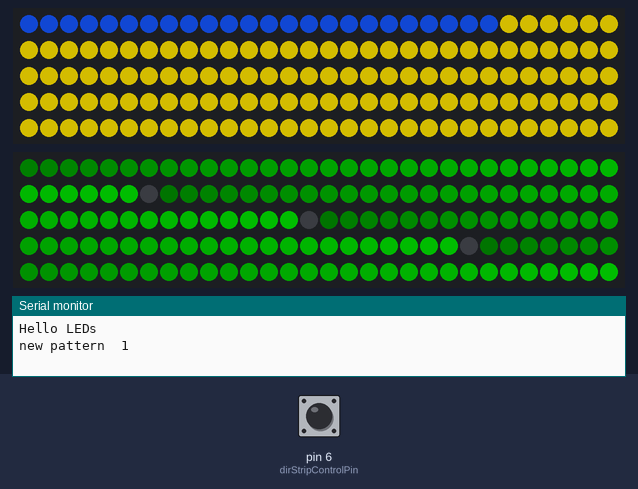
Recording of a sketch running on a simulated Arduino Uno, built with avr-gcc and run on an emulated ATmega328P. Parts: 2 × 150 RGB LEDs in strip order, left to right, continuing on the next row, the last lines printed to the serial monitor. The test bench sets the inputs (shaded band); at power-on: pin 6 (dirStripControlPin) HIGH. Dim RGB values are drawn brighter than linear.

Above: at 1.2 s.
1.3 s: pin 6 (dirStripControlPin) pulled LOW for 1 s
At 1.77 s:
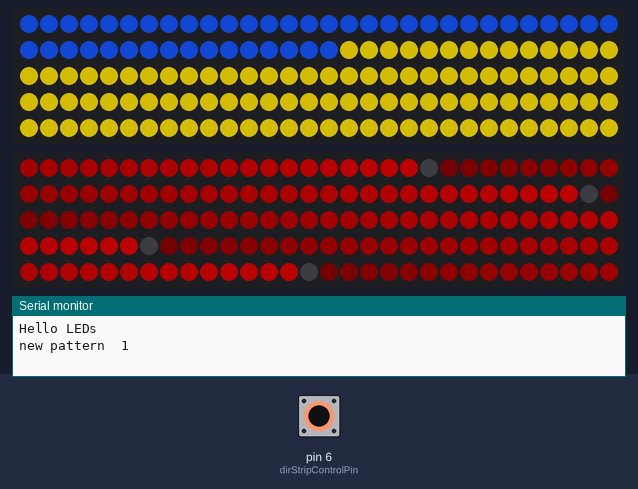
2.9 s: pin 6 (dirStripControlPin) pulled LOW for 1 s
At 3.38 s:
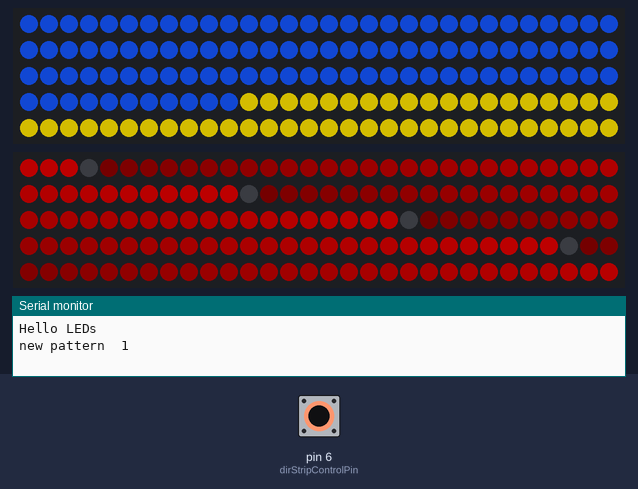
4.5 s: pin 6 (dirStripControlPin) pulled LOW for 3.2 s
At 4.99 s:
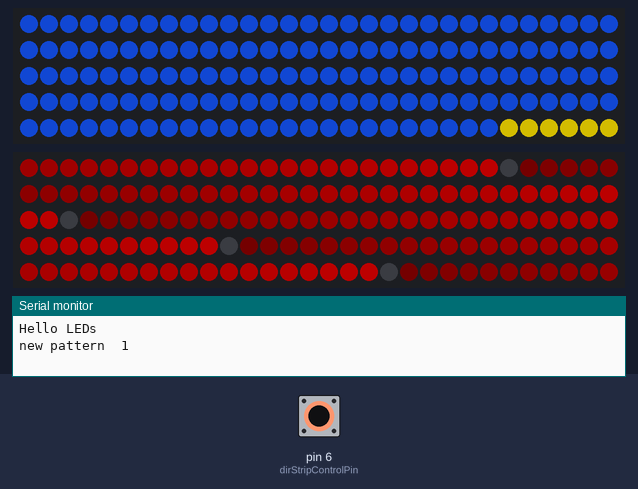
8.3 s: pin 6 (dirStripControlPin) pulled LOW for 0.15 s
At 8.53 s:
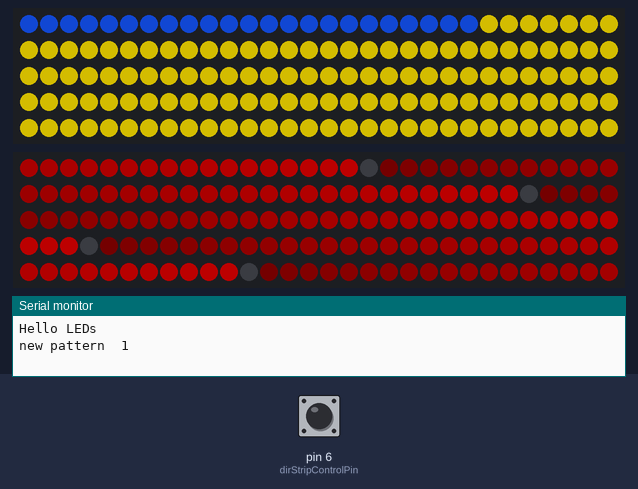
9.0 s: pin 6 (dirStripControlPin) driven LOW
At 9.49 s:
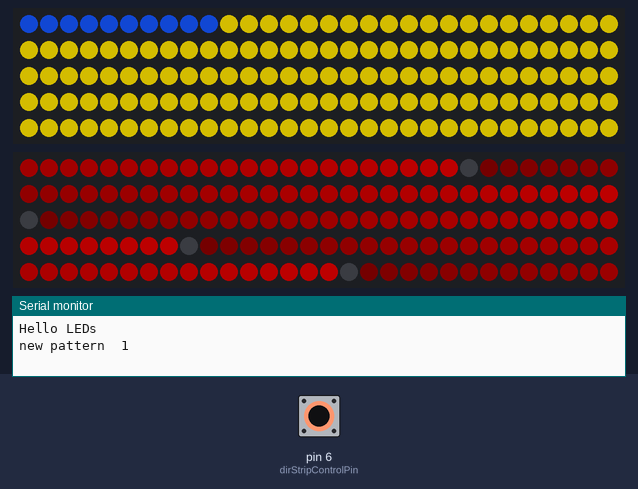
12.0 s: pin 6 (dirStripControlPin) driven HIGH
At 13.66 s:
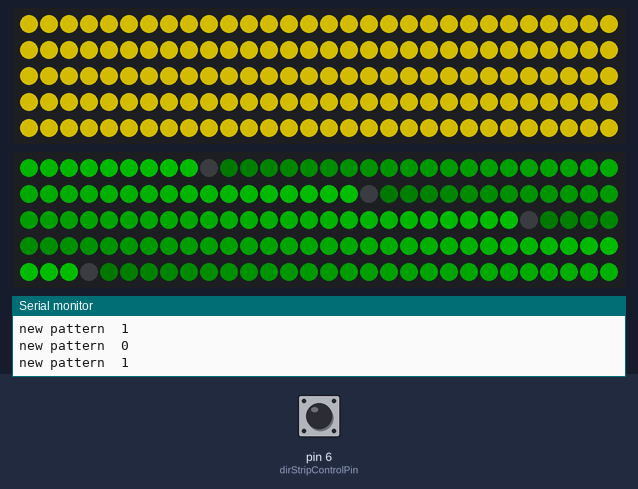
Timing chart, 0 to 14.7 s (numbered marks = the images above; inputs shaded):
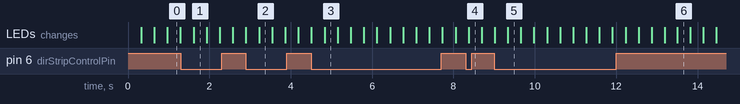

The sketch:

2017-Helios-NeoPixel.ino
```cpp
#include <Adafruit_NeoPixel.h>

#include "DirectionalStrip.h"
#include "DecorativeStrip.h"

const int numLEDs = 150;
const int dirStripPin = 10;    // Din pin to Arduino pin 4
const int dirStripControlPin = 6;
const int decStripPin = 11;

int loopCounter = 0;

DirectionalStrip dirStrip(numLEDs, dirStripPin, dirStripControlPin);
DecorativeStrip decStrip(numLEDs, decStripPin);

void setup()
{
    Serial.begin(119200);
    Serial.println("Hello LEDs");
    decStrip.setup();
    dirStrip.setup();
}

void loop()
{
    decStrip.loop(loopCounter);
    dirStrip.loop(loopCounter);
    loopCounter++;
    delay(5);
}
```

DecorativeStrip.cpp
```cpp
#include "DecorativeStrip.h"
#include "patCogs.h"
#include "patRotate.h"
#include "patFill.h"
#include "patCylon.h"
#include "patAlternate.h"
#include "patExpandMiddle.h"

#define YELLOW Adafruit_NeoPixel::Color(126, 112, 0)
#define BLUE Adafruit_NeoPixel::Color(10, 42, 125)

#define NUM_PATTERNS 2
static pat *s_patterns[NUM_PATTERNS];

DecorativeStrip::DecorativeStrip(int numLEDs, int stripPin) :
    m_pixels(numLEDs, stripPin, NEO_GRB + NEO_KHZ800),
    m_currentPatternId(0)
{
    int i = 0;
    //s_patterns[i++] = new patCogs(m_pixels, YELLOW, BLUE, 20);
    //s_patterns[i++] = new patRotate(m_pixels, true, 30);
    //s_patterns[i++] = new patRotate(m_pixels, false, 30);
    s_patterns[i++] = new patFill(m_pixels, YELLOW, 10);
    s_patterns[i++] = new patCylon(m_pixels, YELLOW, BLUE, 3);
    //s_patterns[i++] = new patAlternate(m_pixels, YELLOW, BLUE, 15, 12);
    //s_patterns[i++] = new patFill(m_pixels, YELLOW, 5);
    //s_patterns[i++] = new patExpandMiddle(m_pixels, YELLOW, BLUE, 30);
    // if you add more patterns, remember to increase NUM_PATTERNS
}

void DecorativeStrip::setup()
{
  m_pixels.begin(); // Initializes the NeoPixel library
  //m_pixels.setBrightness(0); // Value from 0 to 100%
}

void DecorativeStrip::loop(int loopCounter)
{
    pat *currentPattern = s_patterns[m_currentPatternId];
    currentPattern->loop(loopCounter);
    if(currentPattern->done())
    {
        m_currentPatternId = (m_currentPatternId + 1) % NUM_PATTERNS;
        Serial.print("new pattern  ");
        Serial.println(m_currentPatternId);
    }
}
```

DecorativeStrip.h
```cpp
#include <Adafruit_NeoPixel.h>

class DecorativeStrip
{
public:
    DecorativeStrip(int numLEDs, int stripPin);
    void setup();
    void loop(int loopCounter);

private:
    Adafruit_NeoPixel m_pixels;
    int m_currentPatternId;
};
```

DirectionalStrip.cpp
```cpp
#include "DirectionalStrip.h"

#define MAX 255
#define RAMP_LENGTH 38

DirectionalStrip::DirectionalStrip(int numLEDs, int stripPin, int ctlPin) :
    m_ctlPin(ctlPin),
    m_pixels(numLEDs, stripPin, NEO_GRB + NEO_KHZ800)
{
}

void
DirectionalStrip::setup()
{
  m_pixels.begin(); // Initializes the NeoPixel library
  m_pixels.setBrightness(80); // Value from 0 to 100%
  pinMode(m_ctlPin, INPUT_PULLUP);
}

// during our loop we write to all LEDs in our strip.
// The color-ramp pattern is a colored intensity ramp whose
// length is determined by RAMP_LENGTH (measured in LEDs).
void DirectionalStrip::loop(int loopCounter)
{
    int pinState = digitalRead(m_ctlPin);
    int nleds = m_pixels.numPixels();
    if(pinState == LOW)
    {
        for (int i=0; i<nleds; i++)
        {
            float v = ((i+loopCounter)%RAMP_LENGTH)/(float) RAMP_LENGTH;
            m_pixels.setPixelColor(i, (uint8_t)(MAX * v), 0, 0); // red ramp
        }
   }
   else
   {
        for(int i=0; i<nleds; i++)
        {
            float v = ((nleds - loopCounter+i)%RAMP_LENGTH)/(float) RAMP_LENGTH;
            m_pixels.setPixelColor(i, 0, (uint8_t)(MAX * v), 0); // green ramp
        }
    }
    m_pixels.show();
}
```

DirectionalStrip.h
```cpp
#include "Adafruit_NeoPixel.h"

class DirectionalStrip
{
public:
    DirectionalStrip(int numLEDs, int stripPin, int ctlPin);

    void setup();
    void loop(int loopCounter);

private:
    int m_ctlPin;
    Adafruit_NeoPixel m_pixels;
};
```

pat.h
```cpp
#ifndef pat_h
#define pat_h

typedef uint32_t CRGB;

class pat
{
public:
    pat(class Adafruit_NeoPixel &strip) : m_pixels(strip) {}
    virtual ~pat() {};

    virtual void loop(int loopCounter) {};
    virtual bool done() { return true; }

protected:
    class Adafruit_NeoPixel &m_pixels;
};

#endif
```

patAlternate.h
```cpp
#include "pat.h"

// patAlternate:
//  fills strip with two alternating colors

class patAlternate : public pat
{
private:
    CRGB m_c1, m_c2;
    int m_maxCount, m_currentCount;
    int m_delayCount;
public:
    patAlternate(class Adafruit_NeoPixel &p, CRGB c1, CRGB c2, int maxCount, int delayCount):
        pat(p),
        m_c1(c1),
        m_c2(c2),
        m_maxCount(maxCount),
        m_currentCount(0),
        m_delayCount(delayCount)
    {}

    virtual void loop(int loopCounter)
    {
        int nleds = m_pixels.numPixels();
        if(loopCounter % m_delayCount == 0)
        {
          for(int i=0;i<nleds;i++)
          {
              if((i+m_currentCount)&1)
                  m_pixels.setPixelColor(i, m_c1);
              else
                  m_pixels.setPixelColor(i, m_c2);
          }

          m_pixels.show();
          m_currentCount++; // one cycle complete
        }
        }

    virtual bool done()
    {
        if(m_currentCount < m_maxCount)
            return false;
        else
        {
            m_currentCount = 0;
            return true;
        }
    }
};
```

patCogs.h
```cpp
#include "pat.h"

// patCogs:
//      write a strip made of two colors

#define COG_SIZE 8
class patCogs : public pat
{
private:
    CRGB m_c1, m_c2;
    int m_currentCount = 0;
    int m_maxCount;
public:
    patCogs(class Adafruit_NeoPixel &p, CRGB c1, CRGB c2, int maxCount) :
        pat(p),
        m_c1(c1),
        m_c2(c2),
        m_maxCount(maxCount)
    {}

    virtual void loop(int loopCounter)
    {
        for (int i = 0; i < m_pixels.numPixels(); i++)
        {
            if (((int) (i / COG_SIZE)) & 1)
            {
                m_pixels.setPixelColor(i, m_c1);
            }
            else
            {
                m_pixels.setPixelColor(i, m_c2);
            }
        }
        m_pixels.show();
        m_currentCount++;
    }
    virtual bool done()
    {
        //return true;
        if(m_currentCount < m_maxCount)
            return false;
        else
        {
            m_currentCount = 0;
            return true;
        }
    }
};
```

patCylon.h
```cpp
#include "pat.h"

// patCylon:
//    Writes two pixels per interation.  c1 moves accross the background
//    and c2 fills in where it left behind.
//
//    Inspired by Battlestart Galactica villians.

class patCylon : public pat
{
private:
    CRGB m_c1, m_c2;
    int m_maxCount, m_currentCount;
    int m_loopCount;
public:
    patCylon(class Adafruit_NeoPixel &p, CRGB c1, CRGB c2, int maxCount):
        pat(p),
        m_c1(c1),
        m_c2(c2),
        m_maxCount(maxCount),
        m_currentCount(0),
        m_loopCount(0)
    {}

    virtual void loop(int loopCounter)
    {
        int nleds = m_pixels.numPixels();
        int lastled = nleds - 1;
        int i = m_loopCount++ % nleds;
        if(m_currentCount % 2 == 0)
        {
            // on even cycles we move upward
            m_pixels.setPixelColor(i, m_c1);
            if(i!=0)
                m_pixels.setPixelColor(i-1, m_c2);
        }
        else
        {
            // on odd cycles we go the other way
            int j = nleds - i;

            m_pixels.setPixelColor(j, m_c1);
            if(i!=lastled)
                m_pixels.setPixelColor(j-1, m_c2);
        }
        m_pixels.show();
        if(i == lastled)
            m_currentCount++; // one cycle complete
    }

    virtual bool done()
    {
        if(m_currentCount < m_maxCount)
            return false;
        else
        {
            m_currentCount = 0;
            m_loopCount = 0;
            return true;
        }
    }
};
```

patExpandMiddle.h
```cpp
#include "pat.h"

// patExpandMiddle:
//  starts with solid c2, then fills c1 starting at the center
//  one cycle is complete when entire strip is flooded with c1.

class patExpandMiddle : public pat
{
private:
    CRGB m_c1, m_c2;
    int m_maxCount, m_cycleCount, m_subcycleCount;

public:
    patExpandMiddle(class Adafruit_NeoPixel &p, CRGB c1, CRGB c2, int maxCount):
        pat(p),
        m_c1(c1),
        m_c2(c2),
        m_maxCount(maxCount),
        m_cycleCount(0),
        m_subcycleCount(0)
    {}

    virtual void loop(int loopCounter)
    {
        int nleds = m_pixels.numPixels();
        if(m_cycleCount == 0)
        {
            // fill strip with c2
            for(int i=0;i<nleds;i++)
            {
                m_pixels.setPixelColor(i, m_c2);
            }
            m_cycleCount++; // one cycle complete
        }
        else
        {
            if(m_subcycleCount < 16)
            {
                if(m_subcycleCount < 8)
                    insertMiddle(m_c1);
                else
                    insertMiddle(m_c2);
                m_subcycleCount++;
            }
            else
            {
                m_subcycleCount = 0;
                m_cycleCount++; // one cycle complete
            }
        }
        m_pixels.show();
    }

    void insertMiddle(CRGB cIn)
    {
        int nleds = m_pixels.numPixels();
        for(int i=0;i<(nleds/2-1);i++)
        {
            m_pixels.setPixelColor(i, m_pixels.getPixelColor(i+1));
            m_pixels.setPixelColor(nleds-i-1, m_pixels.getPixelColor(nleds-i-2));
        }
        if(nleds & 1)
            m_pixels.setPixelColor((nleds-1)/2, cIn);
        else
        {
            m_pixels.setPixelColor(nleds/2 - 1, cIn);
            m_pixels.setPixelColor(nleds/2, cIn);
        }
    }

    virtual bool done()
    {
        if(m_cycleCount < m_maxCount)
            return false;
        else
        {
            m_cycleCount = 0;
            return true;
        }
    }
};
```

patFill.h
```cpp
#include "pat.h"

// patFill:
//      clear the strip with a single color,
//      pattern is complete after numLoops... Work is only performed
//      in the first loop, the remaining loops represet delay (hold).

class patFill : public pat
{
private:
    CRGB m_c1;
    int m_maxLoops, m_currentLoops;

public:
    patFill(class Adafruit_NeoPixel &p, CRGB c1, int maxLoops):
        pat(p),
        m_c1(c1),
        m_maxLoops(maxLoops),
        m_currentLoops(0)
    {}

    virtual void loop(int loopCounter)
    {
        if(m_currentLoops == 0)
        {
            for (int i = 0; i < m_pixels.numPixels(); i++)
            {
                m_pixels.setPixelColor(i, m_c1);
            }
            m_pixels.show();
        }
        m_currentLoops++;
    }
    virtual bool done()
    {
        if(m_currentLoops < m_maxLoops)
            return false;
        else
        {
            m_currentLoops = 0;
            return true;
        }
    }
};
```

patRotate.h
```cpp
#include "pat.h"

// patRotate:
//      rotate the existing collection of colors up or down by one
//      pixel.  Pattern is complete after maxCount such moves.

class patRotate : public pat
{
private:
    bool m_up;
    int m_maxCount, m_currentCount;

public:
    patRotate(class Adafruit_NeoPixel &p, bool up, int maxCount):
        pat(p),
        m_up(up),
        m_maxCount(maxCount),
        m_currentCount(0)
    {}

    virtual void loop(int loopCounter)
    {
        CRGB last, cur, cur2;
        if(m_up)
        {
            last = m_pixels.getPixelColor(m_pixels.numPixels()-1);
            for(int i=m_pixels.numPixels()-1;i>0;i--)
            {
                //Serial.println(m_pixels.getPixelColor(i-1));

//                if(nextPixel > 100000) {
//                  m_pixels.setPixelColor(i, Adafruit_NeoPixel::Color(20, 85, 251));
//                } else {
//                  m_pixels.setPixelColor(i, Adafruit_NeoPixel::Color(252, 225, 0));
//                }
                m_pixels.setPixelColor(i, m_pixels.getPixelColor(i-1));
            }
            m_pixels.setPixelColor(0, last);
        }
        else
        {
            last = m_pixels.getPixelColor(0);
            for(int i=0;i<m_pixels.numPixels()-1;i++)
            {
                m_pixels.setPixelColor(i, m_pixels.getPixelColor(i+1));
            }
            m_pixels.setPixelColor(m_pixels.numPixels()-1, last);
        }
        m_pixels.show();
        m_currentCount++;
    }

    virtual bool done()
    {
        if(m_currentCount < m_maxCount+10)
            return false;
        else
        {
            m_currentCount = 0;
            return true;
        }
    }
};
```

Measured:
- after the input at 1.3 s, the LEDs: change after 0.31 s (image 1)
- after the input at 2.9 s, the LEDs: change after 0.32 s (image 2)
- after the input at 4.5 s, the LEDs: first differ from a run without the input after 0.33 s (image 3)
- after the input at 8.3 s, the LEDs: change after 0.07 s (image 4)
- after the input at 9.0 s, the LEDs: first differ from a run without the input after 0.34 s (image 5)
- after the input at 12.0 s, the LEDs: first change after 0.23 s (image 6 shows a later state)
